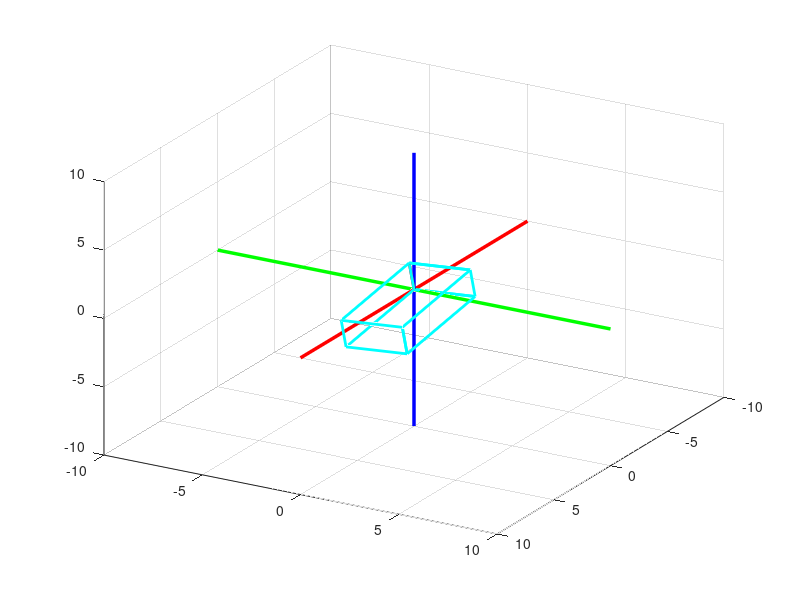

MATLAB code for this plot:
close all
clc
clear all

promt='Introduce un angulo en grados de rotacion en X(Phi): ';
angleXPhi=input(promt);

promt='Introduce un angulo en grados de rotacion en Y(tetha): ';
angleYtheta=input(promt);

promt='Introduce un angulo en grados de rotacion en Z(alpha): ';
angleZaplha=input(promt);


line ([-10 10],[0 0],[0 0], 'color', [1 0 0], 'linewidth',2.5); %Establece el eje X Rojo 
line ([0 0],[-10 10],[0 0], 'color', [0 1 0], 'linewidth',2.5); %Establece el eje Y Verde 
line ([0 0],[0 0],[-10 10], 'color', [0 0 1], 'linewidth',2.5); %Establece el eje Y Azul 

grid on
view(120,30)

P0 = [0 0 0]; 
P1 = [0 3 0]; 
P2 = [0 3 2]; 
P3 = [0 0 2];
P4 = [7 0 2]; 
P5 = [7 3 2]; 
P6 = [7 0 0]; 
P7 = [7 3 0]; 

line ([P0(1) P3(1)],[P0(2) P3(2)],[P0(3) P3(3)], 'color', [1 0 0], 'linewidth',2);  
line ([P0(1) P1(1)],[P0(2) P1(2)],[P0(3) P1(3)], 'color', [0 0 1], 'linewidth',2);  
line ([P1(1) P2(1)],[P1(2) P2(2)],[P1(3) P2(3)], 'color', [0 0 1], 'linewidth',2); 
line ([P2(1) P3(1)],[P2(2) P3(2)],[P2(3) P3(3)], 'color', [0 0 1], 'linewidth',2); 

line ([P3(1) P4(1)],[P3(2) P4(2)],[P3(3) P4(3)], 'color', [0 0 1], 'linewidth',2); 
line ([P4(1) P5(1)],[P4(2) P5(2)],[P4(3) P5(3)], 'color', [0 0 1], 'linewidth',2); 

line ([P6(1) P7(1)],[P6(2) P7(2)],[P6(3) P7(3)], 'color', [0 0 1], 'linewidth',2); 
line ([P7(1) P4(1)],[P7(2) P1(2)],[P7(3) P1(3)], 'color', [0 0 1], 'linewidth',2); 
line ([P3(1) P4(1)],[P3(2) P4(2)],[P3(3) P4(3)], 'color', [0 0 1], 'linewidth',2);  

line ([P2(1) P5(1)],[P2(2) P5(2)],[P2(3) P5(3)], 'color', [0 0 1], 'linewidth',2); 
line ([P1(1) P7(1)],[P1(2) P7(2)],[P1(3) P7(3)], 'color', [0 0 1], 'linewidth',2); 

line ([P4(1) P6(1)],[P4(2) P6(2)],[P4(3) P6(3)], 'color', [0 0 1], 'linewidth',2); 
line ([P5(1) P7(1)],[P5(2) P7(2)],[P5(3) P7(3)], 'color', [0 0 1], 'linewidth',2); 

line ([P0(1) P6(1)],[P0(2) P6(2)],[P0(3) P6(3)], 'color', [0 0 1], 'linewidth',2); 
line ([P5(1) P7(1)],[P5(2) P7(2)],[P5(3) P7(3)], 'color', [0 0 1], 'linewidth',2); 

line ([P0(1) P1(1)],[P0(2) P1(2)],[P0(3) P1(3)], 'color', [0 0 1], 'linewidth',2);



%-----------convercion de grsdos a radianes-------------------

angleXPhirad=deg2rad(angleXPhi);

angleYthetarad=deg2rad(angleYtheta);

angleZaplharad=deg2rad(angleZaplha);

%--------------------------------------------------------------


for t=0:0.01:angleXPhirad
    
clf 

line ([-10 10],[0 0],[0 0], 'color', [1 0 0], 'linewidth',2.5); %Establece el eje X Rojo 
line ([0 0],[-10 10],[0 0], 'color', [0 1 0], 'linewidth',2.5); %Establece el eje Y Verde 
line ([0 0],[0 0],[-10 10], 'color', [0 0 1], 'linewidth',2.5); %Establece el eje Y Azul 

grid on
view(120,30)

P0 = [0 0 0]; 
P1 = [0 3 0]; 
P2 = [0 3 2]; 
P3 = [0 0 2];
P4 = [7 0 2]; 
P5 = [7 3 2]; 
P6 = [7 0 0]; 
P7 = [7 3 0]; 

line ([P0(1) P3(1)],[P0(2) P3(2)],[P0(3) P3(3)], 'color', [1 0 0], 'linewidth',2);  
line ([P0(1) P1(1)],[P0(2) P1(2)],[P0(3) P1(3)], 'color', [0 0 1], 'linewidth',2);  
line ([P1(1) P2(1)],[P1(2) P2(2)],[P1(3) P2(3)], 'color', [0 0 1], 'linewidth',2); 
line ([P2(1) P3(1)],[P2(2) P3(2)],[P2(3) P3(3)], 'color', [0 0 1], 'linewidth',2); 

line ([P3(1) P4(1)],[P3(2) P4(2)],[P3(3) P4(3)], 'color', [0 0 1], 'linewidth',2); 
line ([P4(1) P5(1)],[P4(2) P5(2)],[P4(3) P5(3)], 'color', [0 0 1], 'linewidth',2); 

line ([P6(1) P7(1)],[P6(2) P7(2)],[P6(3) P7(3)], 'color', [0 0 1], 'linewidth',2); 
line ([P7(1) P4(1)],[P7(2) P1(2)],[P7(3) P1(3)], 'color', [0 0 1], 'linewidth',2); 
line ([P3(1) P4(1)],[P3(2) P4(2)],[P3(3) P4(3)], 'color', [0 0 1], 'linewidth',2);  

line ([P2(1) P5(1)],[P2(2) P5(2)],[P2(3) P5(3)], 'color', [0 0 1], 'linewidth',2); 
line ([P1(1) P7(1)],[P1(2) P7(2)],[P1(3) P7(3)], 'color', [0 0 1], 'linewidth',2); 

line ([P4(1) P6(1)],[P4(2) P6(2)],[P4(3) P6(3)], 'color', [0 0 1], 'linewidth',2); 
line ([P5(1) P7(1)],[P5(2) P7(2)],[P5(3) P7(3)], 'color', [0 0 1], 'linewidth',2); 

line ([P0(1) P6(1)],[P0(2) P6(2)],[P0(3) P6(3)], 'color', [0 0 1], 'linewidth',2); 
line ([P5(1) P7(1)],[P5(2) P7(2)],[P5(3) P7(3)], 'color', [0 0 1], 'linewidth',2); 

line ([P0(1) P1(1)],[P0(2) P1(2)],[P0(3) P1(3)], 'color', [0 0 1], 'linewidth',2);

%--------------------------figura inicial----------------------------------
  
%--------------------------Rotaciones en x---------------------------------
Rx=[1 0 0; 0 cos(t) -sin(t); 0 sin(t) cos(t)];

P0r=Rx*P0';
P1r=Rx*P1';
P2r=Rx*P2';
P3r=Rx*P3';
P4r=Rx*P4';
P5r=Rx*P5';
P6r=Rx*P6';
P7r=Rx*P7';

line ([P0r(1) P3r(1)],[P0r(2) P3r(2)],[P0r(3) P3r(3)], 'color', [1 0 0], 'linewidth',2);  

line ([P0r(1) P1r(1)],[P0r(2) P1r(2)],[P0r(3) P1r(3)], 'color', [0 1 1], 'linewidth',2);  
line ([P1r(1) P2r(1)],[P1r(2) P2r(2)],[P1r(3) P2r(3)], 'color', [0 1 1], 'linewidth',2); 
line ([P2r(1) P3r(1)],[P2r(2) P3r(2)],[P2r(3) P3r(3)], 'color', [0 1 1], 'linewidth',2); 

line ([P2r(1) P3r(1)],[P2r(2) P3r(2)],[P2r(3) P3r(3)], 'color', [0 1 1], 'linewidth',2); 

line ([P3r(1) P0r(1)],[P3r(2) P0r(2)],[P3r(3) P0r(3)], 'color', [0 1 1], 'linewidth',2); 
line ([P4r(1) P5r(1)],[P4r(2) P5r(2)],[P4r(3) P5r(3)], 'color', [0 1 1], 'linewidth',2); 
line ([P6r(1) P7r(1)],[P6r(2) P7r(2)],[P6r(3) P7r(3)], 'color', [0 1 1], 'linewidth',2); 

line ([P3r(1) P4r(1)],[P3r(2) P4r(2)],[P3r(3) P4r(3)], 'color', [0 1 1], 'linewidth',2);  
line ([P2r(1) P5r(1)],[P2r(2) P5r(2)],[P2r(3) P5r(3)], 'color', [0 1 1], 'linewidth',2); 

line ([P1r(1) P7r(1)],[P1r(2) P7r(2)],[P1r(3) P7r(3)], 'color', [0 1 1], 'linewidth',2); 
line ([P4r(1) P6r(1)],[P4r(2) P6r(2)],[P4r(3) P6r(3)], 'color', [0 1 1], 'linewidth',2); 

line ([P5r(1) P7r(1)],[P5r(2) P7r(2)],[P5r(3) P7r(3)], 'color', [0 1 1], 'linewidth',2); 
line ([P0r(1) P6r(1)],[P0r(2) P6r(2)],[P0r(3) P6r(3)], 'color', [0 1 1], 'linewidth',2); 

line ([P5r(1) P7r(1)],[P5r(2) P7r(2)],[P5r(3) P7r(3)], 'color', [0 1 1], 'linewidth',2); 
line ([P0r(1) P1r(1)],[P0r(2) P1r(2)],[P0r(3) P1r(3)], 'color', [0 1 1], 'linewidth',2);

pause (0.0001);
end



%--------------------------Rotacion en Y-----------------------------------
for p=0:0.01:angleYthetarad
 
clf

line ([-10 10],[0 0],[0 0], 'color', [1 0 0], 'linewidth',2.5); %Establece el eje X Rojo 
line ([0 0],[-10 10],[0 0], 'color', [0 1 0], 'linewidth',2.5); %Establece el eje Y Verde 
line ([0 0],[0 0],[-10 10], 'color', [0 0 1], 'linewidth',2.5); %Establece el eje Y Azul 

grid on
view(120,30)
   
Ry = [cos(p) 0 sin(p); 0 1 0; -sin(p) 0 cos(p)];

P0ry=Ry*P0r;
P1ry=Ry*P1r;
P2ry=Ry*P2r;
P3ry=Ry*P3r;
P4ry=Ry*P4r;
P5ry=Ry*P5r;
P6ry=Ry*P6r;
P7ry=Ry*P7r;

line ([P0ry(1) P3ry(1)],[P0ry(2) P3ry(2)],[P0ry(3) P3ry(3)], 'color', [1 0 0], 'linewidth',2);  

line ([P0ry(1) P1ry(1)],[P0ry(2) P1ry(2)],[P0ry(3) P1ry(3)], 'color', [0 1 1], 'linewidth',2);  
line ([P1ry(1) P2ry(1)],[P1ry(2) P2ry(2)],[P1ry(3) P2ry(3)], 'color', [0 1 1], 'linewidth',2); 
line ([P2ry(1) P3ry(1)],[P2ry(2) P3ry(2)],[P2ry(3) P3ry(3)], 'color', [0 1 1], 'linewidth',2); 

line ([P2ry(1) P3ry(1)],[P2ry(2) P3ry(2)],[P2ry(3) P3ry(3)], 'color', [0 1 1], 'linewidth',2); 

line ([P3ry(1) P0ry(1)],[P3ry(2) P0ry(2)],[P3ry(3) P0ry(3)], 'color', [0 1 1], 'linewidth',2); 
line ([P4ry(1) P5ry(1)],[P4ry(2) P5ry(2)],[P4ry(3) P5ry(3)], 'color', [0 1 1], 'linewidth',2); 
line ([P6ry(1) P7ry(1)],[P6ry(2) P7ry(2)],[P6ry(3) P7ry(3)], 'color', [0 1 1], 'linewidth',2); 

line ([P3ry(1) P4ry(1)],[P3ry(2) P4ry(2)],[P3ry(3) P4ry(3)], 'color', [0 1 1], 'linewidth',2);  
line ([P2ry(1) P5ry(1)],[P2ry(2) P5ry(2)],[P2ry(3) P5ry(3)], 'color', [0 1 1], 'linewidth',2); 

line ([P1ry(1) P7ry(1)],[P1ry(2) P7ry(2)],[P1ry(3) P7ry(3)], 'color', [0 1 1], 'linewidth',2); 
line ([P4ry(1) P6ry(1)],[P4ry(2) P6ry(2)],[P4ry(3) P6ry(3)], 'color', [0 1 1], 'linewidth',2); 

line ([P5ry(1) P7ry(1)],[P5ry(2) P7ry(2)],[P5ry(3) P7ry(3)], 'color', [0 1 1], 'linewidth',2); 
line ([P0ry(1) P6ry(1)],[P0ry(2) P6ry(2)],[P0ry(3) P6ry(3)], 'color', [0 1 1], 'linewidth',2); 

line ([P5ry(1) P7ry(1)],[P5ry(2) P7ry(2)],[P5ry(3) P7ry(3)], 'color', [0 1 1], 'linewidth',2); 
line ([P0ry(1) P1ry(1)],[P0ry(2) P1ry(2)],[P0ry(3) P1ry(3)], 'color', [0 1 1], 'linewidth',2);

pause (0.0001);
end 
 
%--------------------------Rotacion en z-----------------------------------
for m=0:0.01:angleZaplharad
 
clf

line ([-10 10],[0 0],[0 0], 'color', [1 0 0], 'linewidth',2.5); %Establece el eje X Rojo 
line ([0 0],[-10 10],[0 0], 'color', [0 1 0], 'linewidth',2.5); %Establece el eje Y Verde 
line ([0 0],[0 0],[-10 10], 'color', [0 0 1], 'linewidth',2.5); %Establece el eje Y Azul 

grid on
view(120,30)
   
Rz = [cos(m) -sin(m) 0; sin(m) cos(m) 0; 0 0 1];


P0rz=Rz*P0ry;
P1rz=Rz*P1ry;
P2rz=Rz*P2ry;
P3rz=Rz*P3ry;
P4rz=Rz*P4ry;
P5rz=Rz*P5ry;
P6rz=Rz*P6ry;
P7rz=Rz*P7ry;

line ([P0rz(1) P3rz(1)],[P0rz(2) P3rz(2)],[P0rz(3) P3rz(3)], 'color', [1 0 0], 'linewidth',2);  

line ([P0rz(1) P1rz(1)],[P0rz(2) P1rz(2)],[P0rz(3) P1rz(3)], 'color', [0 1 1], 'linewidth',2);  
line ([P1rz(1) P2rz(1)],[P1rz(2) P2rz(2)],[P1rz(3) P2rz(3)], 'color', [0 1 1], 'linewidth',2); 
line ([P2rz(1) P3rz(1)],[P2rz(2) P3rz(2)],[P2rz(3) P3rz(3)], 'color', [0 1 1], 'linewidth',2); 

line ([P2rz(1) P3rz(1)],[P2rz(2) P3rz(2)],[P2rz(3) P3rz(3)], 'color', [0 1 1], 'linewidth',2); 

line ([P3rz(1) P0rz(1)],[P3rz(2) P0rz(2)],[P3rz(3) P0rz(3)], 'color', [0 1 1], 'linewidth',2); 
line ([P4rz(1) P5rz(1)],[P4rz(2) P5rz(2)],[P4rz(3) P5rz(3)], 'color', [0 1 1], 'linewidth',2); 
line ([P6rz(1) P7rz(1)],[P6rz(2) P7rz(2)],[P6rz(3) P7rz(3)], 'color', [0 1 1], 'linewidth',2); 

line ([P3rz(1) P4rz(1)],[P3rz(2) P4rz(2)],[P3rz(3) P4rz(3)], 'color', [0 1 1], 'linewidth',2);  
line ([P2rz(1) P5rz(1)],[P2rz(2) P5rz(2)],[P2rz(3) P5rz(3)], 'color', [0 1 1], 'linewidth',2); 

line ([P1rz(1) P7rz(1)],[P1rz(2) P7rz(2)],[P1rz(3) P7rz(3)], 'color', [0 1 1], 'linewidth',2); 
line ([P4rz(1) P6rz(1)],[P4rz(2) P6rz(2)],[P4rz(3) P6rz(3)], 'color', [0 1 1], 'linewidth',2); 

line ([P5rz(1) P7rz(1)],[P5rz(2) P7rz(2)],[P5rz(3) P7rz(3)], 'color', [0 1 1], 'linewidth',2); 
line ([P0rz(1) P6rz(1)],[P0rz(2) P6rz(2)],[P0rz(3) P6rz(3)], 'color', [0 1 1], 'linewidth',2); 

line ([P5rz(1) P7rz(1)],[P5rz(2) P7rz(2)],[P5rz(3) P7rz(3)], 'color', [0 1 1], 'linewidth',2); 
line ([P0rz(1) P1rz(1)],[P0rz(2) P1rz(2)],[P0rz(3) P1rz(3)], 'color', [0 1 1], 'linewidth',2);

pause (0.0001);
 end 

